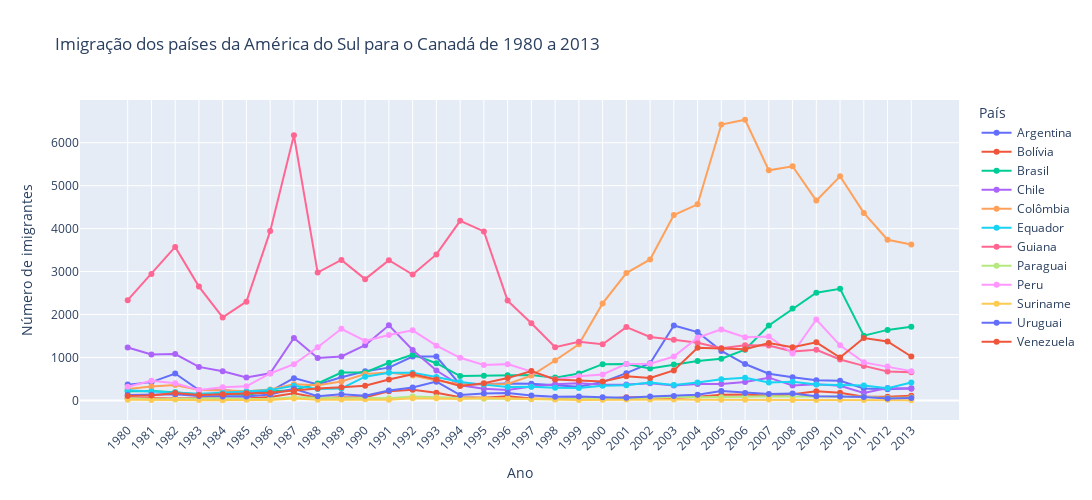

Notebook cell for this chart:
### Code cell
fig = px.line(data_frame=america_sul_final,
              x=america_sul_final.index,
              y=america_sul_final.columns,
              color='País',
              markers=True,
              title='Imigração dos países da América do Sul para o Canadá de 1980 a 2013')

fig.update_layout(width=1500,
                  height=500,
                  xaxis=dict(tickangle=-45),
                  xaxis_title='Ano',
                  yaxis_title='Número de imigrantes')

fig.show()

### Figure 1 — Plotly figure (JSON) as saved in the notebook; plotly's stock layout.template omitted (floating-point values rounded to 4 significant figures)
{"data": [{"hovertemplate": "País=Argentina<br>index=%{x}<br>value=%{y}<extra></extra>", "legendgroup": "Argentina", "line": {"color": "#636efa", "dash": "solid"}, "marker": {"symbol": "circle"}, "mode": "lines+markers", "name": "Argentina", "orientation": "v", "showlegend": true, "type": "scatter", "x": ["1980", "1981", "1982", "1983", "1984", "1985", "1986", "1987", "1988", "1989", "1990", "1991", "1992", "1993", "1994", "1995", "1996", "1997", "1998", "1999", "2000", "2001", "2002", "2003", "2004", "2005", "2006", "2007", "2008", "2009", "2010", "2011", "2012", "2013"], "xaxis": "x", "y": [368, 426, 626, 241, 237, 196, 213, 519, 374, 538, 678, 763, 1023, 1022, 366, 380, 396, 391, 349, 318, 427, 635, 865, 1745, 1591, 1153, 847, 620, 540, 467, 459, 278, 263, 282], "yaxis": "y"}, {"hovertemplate": "País=Bolívia<br>index=%{x}<br>value=%{y}<extra></extra>", "legendgroup": "Bolívia", "line": {"color": "#EF553B", "dash": "solid"}, "marker": {"symbol": "circle"}, "mode": "lines+markers", "name": "Bolívia", "orientation": "v", "showlegend": true, "type": "scatter", "x": ["1980", "1981", "1982", "1983", "1984", "1985", "1986", "1987", "1988", "1989", "1990", "1991", "1992", "1993", "1994", "1995", "1996", "1997", "1998", "1999", "2000", "2001", "2002", "2003", "2004", "2005", "2006", "2007", "2008", "2009", "2010", "2011", "2012", "2013"], "xaxis": "x", "y": [44, 52, 42, 49, 38, 44, 79, 165, 63, 68, 71, 214, 247, 180, 75, 61, 96, 43, 33, 42, 33, 72, 57, 59, 85, 134, 139, 107, 143, 214, 180, 86, 83, 107], "yaxis": "y"}, {"hovertemplate": "País=Brasil<br>index=%{x}<br>value=%{y}<extra></extra>", "legendgroup": "Brasil", "line": {"color": "#00cc96", "dash": "solid"}, "marker": {"symbol": "circle"}, "mode": "lines+markers", "name": "Brasil", "orientation": "v", "showlegend": true, "type": "scatter", "x": ["1980", "1981", "1982", "1983", "1984", "1985", "1986", "1987", "1988", "1989", "1990", "1991", "1992", "1993", "1994", "1995", "1996", "1997", "1998", "1999", "2000", "2001", "2002", "2003", "2004", "2005", "2006", "2007", "2008", "2009", "2010", "2011", "2012", "2013"], "xaxis": "x", "y": [211, 220, 192, 139, 145, 130, 205, 244, 394, 650, 650, 877, 1066, 866, 566, 572, 586, 591, 531, 626, 845, 847, 745, 839, 917, 969, 1181, 1746, 2138, 2509, 2598, 1508, 1642, 1714], "yaxis": "y"}, {"hovertemplate": "País=Chile<br>index=%{x}<br>value=%{y}<extra></extra>", "legendgroup": "Chile", "line": {"color": "#ab63fa", "dash": "solid"}, "marker": {"symbol": "circle"}, "mode": "lines+markers", "name": "Chile", "orientation": "v", "showlegend": true, "type": "scatter", "x": ["1980", "1981", "1982", "1983", "1984", "1985", "1986", "1987", "1988", "1989", "1990", "1991", "1992", "1993", "1994", "1995", "1996", "1997", "1998", "1999", "2000", "2001", "2002", "2003", "2004", "2005", "2006", "2007", "2008", "2009", "2010", "2011", "2012", "2013"], "xaxis": "x", "y": [1233, 1069, 1078, 781, 681, 533, 633, 1454, 990, 1023, 1286, 1749, 1175, 697, 352, 273, 244, 325, 376, 397, 366, 369, 401, 347, 383, 384, 427, 530, 350, 375, 340, 174, 291, 273], "yaxis": "y"}, {"hovertemplate": "País=Colômbia<br>index=%{x}<br>value=%{y}<extra></extra>", "legendgroup": "Colômbia", "line": {"color": "#FFA15A", "dash": "solid"}, "marker": {"symbol": "circle"}, "mode": "lines+markers", "name": "Colômbia", "orientation": "v", "showlegend": true, "type": "scatter", "x": ["1980", "1981", "1982", "1983", "1984", "1985", "1986", "1987", "1988", "1989", "1990", "1991", "1992", "1993", "1994", "1995", "1996", "1997", "1998", "1999", "2000", "2001", "2002", "2003", "2004", "2005", "2006", "2007", "2008", "2009", "2010", "2011", "2012", "2013"], "xaxis": "x", "y": [266, 326, 360, 244, 235, 214, 257, 376, 352, 439, 614, 652, 582, 464, 375, 371, 381, 578, 929, 1306, 2259, 2965, 3283, 4318, 4566, 6424, 6535, 5357, 5452, 4652, 5218, 4366, 3741, 3631], "yaxis": "y"}, {"hovertemplate": "País=Equador<br>index=%{x}<br>value=%{y}<extra></extra>", "legendgroup": "Equador", "line": {"color": "#19d3f3", "dash": "solid"}, "marker": {"symbol": "circle"}, "mode": "lines+markers", "name": "Equador", "orientation": "v", "showlegend": true, "type": "scatter", "x": ["1980", "1981", "1982", "1983", "1984", "1985", "1986", "1987", "1988", "1989", "1990", "1991", "1992", "1993", "1994", "1995", "1996", "1997", "1998", "1999", "2000", "2001", "2002", "2003", "2004", "2005", "2006", "2007", "2008", "2009", "2010", "2011", "2012", "2013"], "xaxis": "x", "y": [238, 207, 184, 155, 179, 208, 240, 344, 265, 278, 552, 643, 644, 547, 431, 368, 310, 317, 295, 291, 342, 353, 418, 361, 417, 491, 525, 419, 437, 373, 353, 348, 282, 418], "yaxis": "y"}, {"hovertemplate": "País=Guiana<br>index=%{x}<br>value=%{y}<extra></extra>", "legendgroup": "Guiana", "line": {"color": "#FF6692", "dash": "solid"}, "marker": {"symbol": "circle"}, "mode": "lines+markers", "name": "Guiana", "orientation": "v", "showlegend": true, "type": "scatter", "x": ["1980", "1981", "1982", "1983", "1984", "1985", "1986", "1987", "1988", "1989", "1990", "1991", "1992", "1993", "1994", "1995", "1996", "1997", "1998", "1999", "2000", "2001", "2002", "2003", "2004", "2005", "2006", "2007", "2008", "2009", "2010", "2011", "2012", "2013"], "xaxis": "x", "y": [2334, 2943, 3575, 2650, 1932, 2299, 3942, 6174, 2977, 3270, 2824, 3266, 2932, 3399, 4181, 3935, 2324, 1795, 1238, 1366, 1308, 1707, 1479, 1410, 1341, 1215, 1286, 1277, 1137, 1180, 953, 804, 676, 656], "yaxis": "y"}, {"hovertemplate": "País=Paraguai<br>index=%{x}<br>value=%{y}<extra></extra>", "legendgroup": "Paraguai", "line": {"color": "#B6E880", "dash": "solid"}, "marker": {"symbol": "circle"}, "mode": "lines+markers", "name": "Paraguai", "orientation": "v", "showlegend": true, "type": "scatter", "x": ["1980", "1981", "1982", "1983", "1984", "1985", "1986", "1987", "1988", "1989", "1990", "1991", "1992", "1993", "1994", "1995", "1996", "1997", "1998", "1999", "2000", "2001", "2002", "2003", "2004", "2005", "2006", "2007", "2008", "2009", "2010", "2011", "2012", "2013"], "xaxis": "x", "y": [45, 26, 32, 40, 48, 36, 34, 72, 53, 48, 56, 51, 94, 75, 46, 39, 38, 30, 25, 34, 29, 34, 60, 88, 74, 75, 88, 98, 95, 88, 89, 83, 55, 66], "yaxis": "y"}, {"hovertemplate": "País=Peru<br>index=%{x}<br>value=%{y}<extra></extra>", "legendgroup": "Peru", "line": {"color": "#FF97FF", "dash": "solid"}, "marker": {"symbol": "circle"}, "mode": "lines+markers", "name": "Peru", "orientation": "v", "showlegend": true, "type": "scatter", "x": ["1980", "1981", "1982", "1983", "1984", "1985", "1986", "1987", "1988", "1989", "1990", "1991", "1992", "1993", "1994", "1995", "1996", "1997", "1998", "1999", "2000", "2001", "2002", "2003", "2004", "2005", "2006", "2007", "2008", "2009", "2010", "2011", "2012", "2013"], "xaxis": "x", "y": [317, 456, 401, 241, 306, 328, 628, 843, 1237, 1667, 1384, 1522, 1632, 1274, 993, 827, 845, 676, 493, 560, 603, 849, 855, 1023, 1460, 1653, 1473, 1490, 1094, 1884, 1283, 886, 787, 682], "yaxis": "y"}, {"hovertemplate": "País=Suriname<br>index=%{x}<br>value=%{y}<extra></extra>", "legendgroup": "Suriname", "line": {"color": "#FECB52", "dash": "solid"}, "marker": {"symbol": "circle"}, "mode": "lines+markers", "name": "Suriname", "orientation": "v", "showlegend": true, "type": "scatter", "x": ["1980", "1981", "1982", "1983", "1984", "1985", "1986", "1987", "1988", "1989", "1990", "1991", "1992", "1993", "1994", "1995", "1996", "1997", "1998", "1999", "2000", "2001", "2002", "2003", "2004", "2005", "2006", "2007", "2008", "2009", "2010", "2011", "2012", "2013"], "xaxis": "x", "y": [15, 10, 21, 12, 5, 16, 7, 46, 16, 24, 26, 13, 53, 51, 32, 58, 51, 35, 22, 11, 16, 22, 22, 22, 17, 15, 16, 20, 9, 12, 13, 11, 16, 4], "yaxis": "y"}, {"hovertemplate": "País=Uruguai<br>index=%{x}<br>value=%{y}<extra></extra>", "legendgroup": "Uruguai", "line": {"color": "#636efa", "dash": "solid"}, "marker": {"symbol": "circle"}, "mode": "lines+markers", "name": "Uruguai", "orientation": "v", "showlegend": true, "type": "scatter", "x": ["1980", "1981", "1982", "1983", "1984", "1985", "1986", "1987", "1988", "1989", "1990", "1991", "1992", "1993", "1994", "1995", "1996", "1997", "1998", "1999", "2000", "2001", "2002", "2003", "2004", "2005", "2006", "2007", "2008", "2009", "2010", "2011", "2012", "2013"], "xaxis": "x", "y": [128, 132, 146, 105, 90, 92, 137, 269, 99, 144, 111, 229, 299, 437, 125, 164, 171, 117, 87, 93, 75, 64, 91, 103, 130, 217, 175, 147, 160, 99, 93, 81, 47, 58], "yaxis": "y"}, {"hovertemplate": "País=Venezuela<br>index=%{x}<br>value=%{y}<extra></extra>", "legendgroup": "Venezuela", "line": {"color": "#EF553B", "dash": "solid"}, "marker": {"symbol": "circle"}, "mode": "lines+markers", "name": "Venezuela", "orientation": "v", "showlegend": true, "type": "scatter", "x": ["1980", "1981", "1982", "1983", "1984", "1985", "1986", "1987", "1988", "1989", "1990", "1991", "1992", "1993", "1994", "1995", "1996", "1997", "1998", "1999", "2000", "2001", "2002", "2003", "2004", "2005", "2006", "2007", "2008", "2009", "2010", "2011", "2012", "2013"], "xaxis": "x", "y": [103, 117, 174, 124, 142, 165, 179, 229, 279, 304, 344, 487, 610, 490, 334, 402, 520, 686, 489, 464, 443, 560, 524, 699, 1224, 1211, 1192, 1335, 1239, 1353, 998, 1452, 1373, 1022], "yaxis": "y"}], "layout": {"height": 500, "legend": {"title": {"text": "País"}, "tracegroupgap": 0}, "title": {"text": "Imigração dos países da América do Sul para o Canadá de 1980 a 2013"}, "width": 1500, "xaxis": {"anchor": "y", "domain": [0, 1], "tickangle": -45, "title": {"text": "Ano"}}, "yaxis": {"anchor": "x", "domain": [0, 1], "title": {"text": "Número de imigrantes"}}}}
